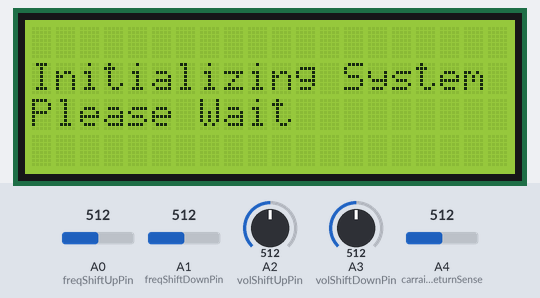
This sketch was run on a simulated Arduino Uno, built with avr-gcc and run on an emulated ATmega328P. Shown: 20×4 character LCD. The inputs (shaded band) are chosen by the test bench; at power-on: A4 (carraigeReturnSense) = 512, A0 (freqShiftUpPin) = 512, A2 (volShiftUpPin) = 512, A1 (freqShiftDownPin) = 512, A3 (volShiftDownPin) = 512.

Above: at 1.2 s.
1.3 s: A4 (carraigeReturnSense) set to 993
4.0 s: A4 (carraigeReturnSense) set to 1017
At 5.9 s:
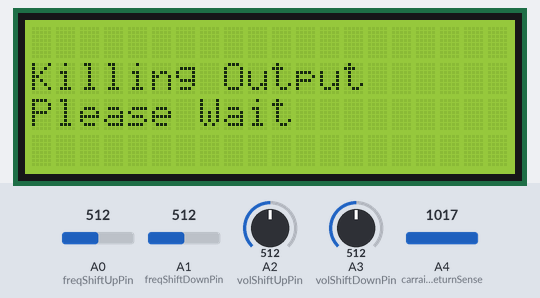
7.0 s: A4 (carraigeReturnSense) set to 992
At 9.8 s:
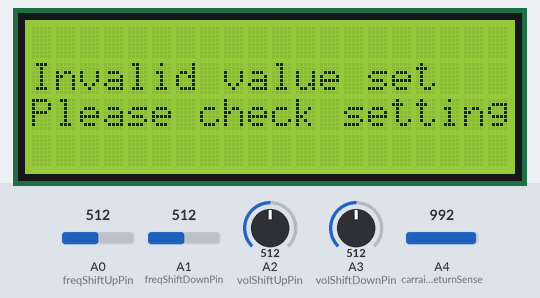
10.0 s: A0 (freqShiftUpPin) set to 1010
At 11.7 s:
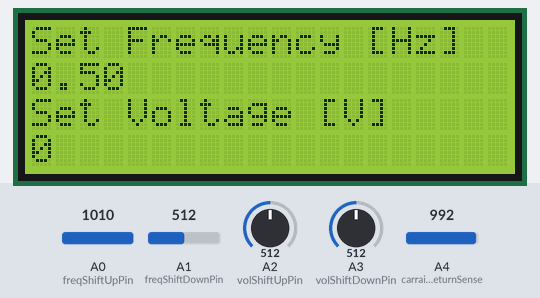
13.0 s: A2 (volShiftUpPin) set to 1010
At 13.7 s:
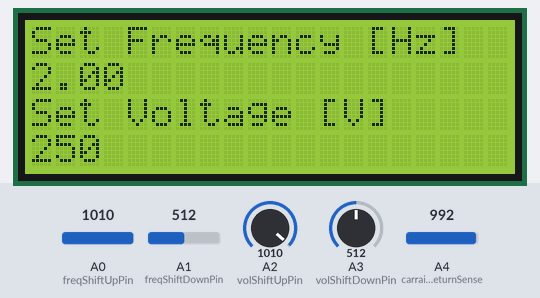
15.3 s: A1 (freqShiftDownPin) set to 1010
At 15.8 s:
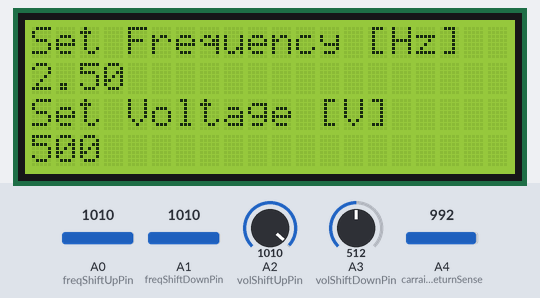
Timing chart, 0 to 18.3 s (numbered marks = the images above; inputs shaded):
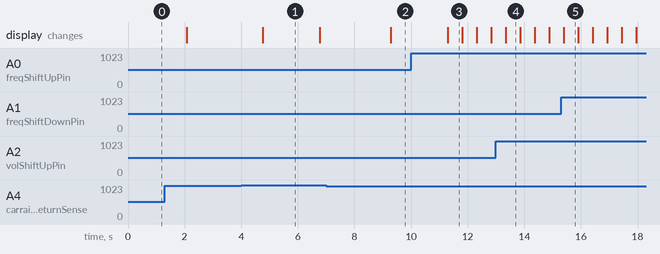

The sketch:

interface.ino
```cpp
/* Interface Programming
 *
 * Pinmap for LCD
 * 12 Register Select (RS)
 * 11 Read/Write (RW)
 * 10 Enable (E)
 * 5 D4
 * 4 D5
 * 3 D6
 * 2 D7
 *
 * Usage for carraige return: Single press enables system. Two consecutive presses shuts down system.
 *
 * Functions:
 * void LCD_init(int mode): Mode 0 prints startup screen
 *                          Mode 1 prints system running warning message
 *                          Mode 2 prints ending screen
 *                          Mode 3 invalid inputs given
 * void LCD_setValue(float f, int v): Rewrites new voltage and frequency values to screen
 *
 * Class inputSense
 * void freqShiftUp(): Shifts frequency up by 0.5 Hz
 * void freqShiftDown(): Shifts frequency down by 0.5 Hz
 * void volShiftUp(): Shifts voltage up by 250 V
 * void volShiftDown(): Shifts voltage down by 250 V
 * void reset(): Resets voltage and frequency to 0
 * void setSystemStatusCode(int code): Sets system status code
 *                                     Code 0: First Initialization
 *                                     Code 1: Running
 *                                     Code 2: Stopped
 * int getSystemStatusCode(): Returns system status code
 * int dispValues(int mode): Returns current voltage and frequency values
 *                           Mode 0: Frequency
 *                           Mode 1: Voltage
 * void writeToSerial() : Writes encoded frequency and voltage to serial.
 *                        Encoding: 1 -> 250V   2->500V
 *                                  1 -> 0.5Hz  2->1Hz
 * void readFromSerial(): Updates real time frequency and voltage parameters on screen
 *                        Encoding:
 */

const int freqShiftUpPin=A0;
const int freqShiftDownPin=A1;
const int volShiftUpPin=A2;
const int volShiftDownPin=A3;
const int carraigeReturnSense=A4;

#include <LiquidCrystal.h>
LiquidCrystal lcd(12, 11, 10, 5, 4, 3, 2);

void LCD_init(int mode)
{
  lcd.clear();
  if(mode==0)
  {
    lcd.setCursor(0, 1);
    lcd.print("Initializing System");
    lcd.setCursor(0, 2);
    lcd.print("Please Wait");
  }
  else if(mode==1)
  {
    lcd.setCursor(0, 1);
    lcd.print("ATTENTION");
    lcd.setCursor(0, 2);
    lcd.print("System Live");
  }
  else if(mode==2)
  {
    lcd.setCursor(0, 1);
    lcd.print("Killing Output");
    lcd.setCursor(0, 2);
    lcd.print("Please Wait");
  }
  else if(mode==3)
  {
    lcd.setCursor(0, 1);
    lcd.print("Invalid value set");
    lcd.setCursor(0, 2);
    lcd.print("Please check setting");
  }
  delay(2000);
}

void LCD_setValue(float f, int v)
{
  lcd.clear();
  lcd.setCursor(0, 0);
  lcd.print("Set Frequency [Hz]");
  lcd.setCursor(0, 1);
  lcd.print(f,DEC);
  lcd.setCursor(4, 1);
  lcd.print("           ");
  lcd.setCursor(0, 2);
  lcd.print("Set Voltage [V]");
  lcd.setCursor(0, 3);
  lcd.print(v,DEC);
}

class inputSense
{
  private:
  int voltageLevel=0;
  float freqLevel=0;
  int systemStatusCode=0;
  public:
  void freqShiftUp();
  void freqShiftDown();
  void volShiftUp();
  void volShiftDown();
  void setSystemStatusCode(int code);
  int getSystemStatusCode();
  float dispValues(int mode);
  void writeToSerial();
  void readFromSerial();
  void reset();
};

void inputSense::freqShiftUp()
{
  if(this->freqLevel<100)
    {
      this->freqLevel+=0.50;
      LCD_setValue(this->freqLevel,this->voltageLevel);
    }
}
void inputSense::freqShiftDown()
{
  if(this->freqLevel>0)
    {
      this->freqLevel-=0.50;
      LCD_setValue(this->freqLevel,this->voltageLevel);
    }
}
void inputSense::volShiftUp()
{
  if(this->voltageLevel<10000)
    {
      this->voltageLevel+=250;
      LCD_setValue(this->freqLevel,this->voltageLevel);
    }
}
void inputSense::volShiftDown()
{
  if(this->voltageLevel>0)
    {
      this->voltageLevel-=250;
      LCD_setValue(this->freqLevel,this->voltageLevel);
    }
}
float inputSense::dispValues(int mode)
{
 if(mode==0)
  return this->freqLevel;
 else if (mode==1)
  return this->voltageLevel;
}

void inputSense::reset()
{
  this->freqLevel=0;
  this->voltageLevel=0;
}

void inputSense::setSystemStatusCode(int code)
{
  this->systemStatusCode = code;
}


int inputSense::getSystemStatusCode()
{
  return this->systemStatusCode;
}

void inputSense::writeToSerial()
{
  Serial.write(int(this->freqLevel*2));
  Serial.write(int(this->voltageLevel/250));
  Serial.write('e');
}

void inputSense::readFromSerial()
{
  byte buf[2];
  while(int(buf[0])==0)
     Serial.readBytesUntil('e',buf,2);
  this->freqLevel=buf[0]+buf[1]/10;
}

void setup()
{
  Serial.begin(9600);
  pinMode(freqShiftUpPin,INPUT);
  pinMode(freqShiftDownPin,INPUT);
  pinMode(volShiftUpPin,INPUT);
  pinMode(volShiftDownPin,INPUT);
  pinMode(carraigeReturnSense,INPUT);
  lcd.begin(20, 4);
}

inputSense start;

void loop()
{
  bool flag=false;
  LCD_init(start.getSystemStatusCode());
  if(start.getSystemStatusCode()==1)
    start.readFromSerial();
  LCD_setValue(start.dispValues(0),start.dispValues(1));
  while(flag==false)
  {
    if(analogRead(freqShiftUpPin)>1000)
    {
      start.freqShiftUp();
//      Serial.println("freq up");
      delay(500);
    }
    if(analogRead(freqShiftDownPin)>1000)
    {
      start.freqShiftDown();
//      Serial.println("freq dn");
      delay(500);
    }
    if(analogRead(volShiftUpPin)>1000)
    {
      start.volShiftUp();
//      Serial.println("vol up");
      delay(500);
      }
    if(analogRead(volShiftDownPin)>1000)
    {
      start.volShiftDown();
//      Serial.println("vol dn");
      delay(500);
      }
    if(analogRead(carraigeReturnSense)>1000)
    {
       bool timer_trip = false;
       int timer_start = millis();
       delay(250);
       while(timer_trip == false)
       {
          if(analogRead(carraigeReturnSense)>1000)
          {
            flag = true;
//            Serial.println("exit");
            start.setSystemStatusCode(2);
            start.reset();
            timer_trip = true;
          }
          else if(millis() - timer_start > 2000)
          {
            flag = true;
//            Serial.println("enter");
            if(start.dispValues(0)==0 || start.dispValues(1)==0)
              start.setSystemStatusCode(3);
            else
            {
              start.setSystemStatusCode(1);
              start.writeToSerial();
            }
            timer_trip = true;
          }
        }
       delay(500);
     }
  }
}
```

Measured:
- the behaviour switches between 1000 and 1001 on A4 (carraigeReturnSense) (found by bisection; images 0 and 1)
- after the input at 4.0 s, the display: changes after 0.76 s (image 1)
- after the input at 7.0 s, the display: changes after 2.3 s (image 2)
- after the input at 10.0 s, the display: changes after 1.3 s (image 3)
- what the display in image 1 shows lasts 2.0 s, from 4.8 s to 6.8 s
- what the display in image 3 shows lasts 0.5 s, from 11.3 s to 11.8 s
